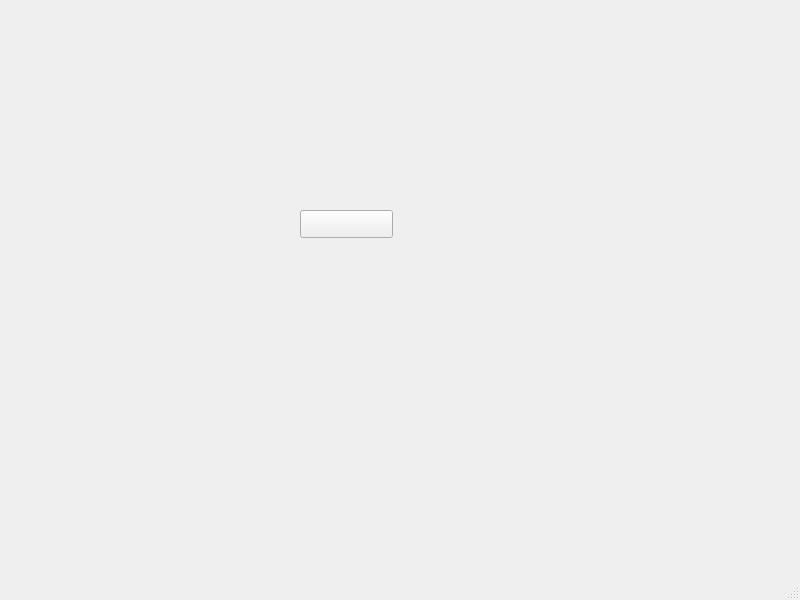
<?xml version="1.0" encoding="UTF-8"?>
<ui version="4.0">
 <class>Neight</class>
 <widget class="QMainWindow" name="Neight">
  <property name="geometry">
   <rect>
    <x>0</x>
    <y>0</y>
    <width>800</width>
    <height>600</height>
   </rect>
  </property>
  <property name="windowTitle">
   <string>MainWindow</string>
  </property>
  <widget class="QWidget" name="centralwidget">
   <widget class="QPushButton" name="pushButton">
    <property name="geometry">
     <rect>
      <x>300</x>
      <y>210</y>
      <width>93</width>
      <height>28</height>
     </rect>
    </property>
    <property name="text">
     <string/>
    </property>
   </widget>
  </widget>
  <widget class="QMenuBar" name="menubar">
   <property name="geometry">
    <rect>
     <x>0</x>
     <y>0</y>
     <width>800</width>
     <height>26</height>
    </rect>
   </property>
  </widget>
  <widget class="QStatusBar" name="statusbar"/>
 </widget>
 <resources/>
 <connections/>
</ui>
